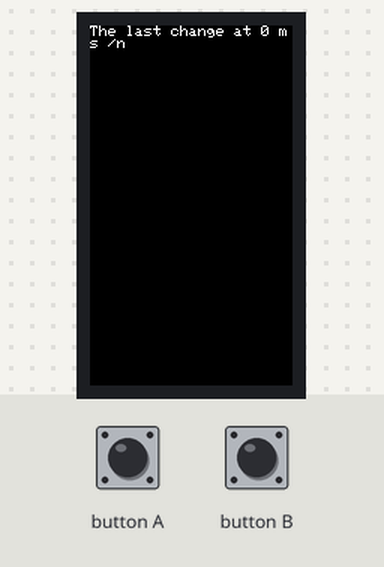
The sketch below on a simulated ESP32. Shown: 135×240 colour display. The test bench sets the inputs (shaded band).

Above: at 1.3 s.
1.4 s: button A pressed for 0.15 s
At 2.2 s:
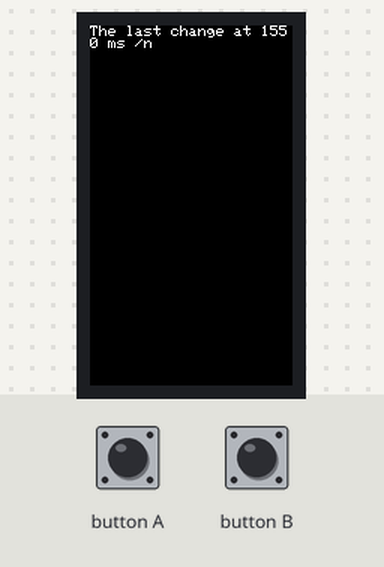
3.0 s: button A pressed for 1 s
At 4.7 s:
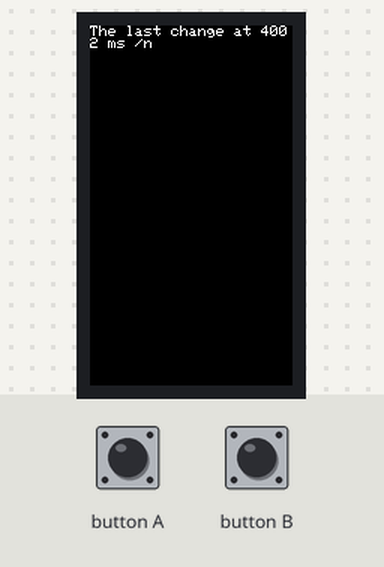
Timing chart, 0 to 6.2 s (numbered marks = the images above; inputs shaded):
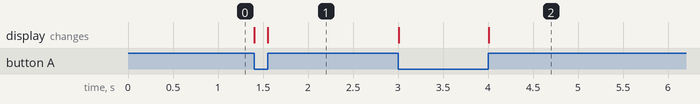

The sketch:

button_2.ino
```cpp
#include <M5StickCPlus.h>

void setup() {
  M5.begin();
  M5.Lcd.println("Please pressed Button A.");
}

void loop() {
  M5.update();
  M5.Lcd.setCursor(0, 0);
  M5.Lcd.printf("The last change at %d ms /n",M5.BtnA.lastChange());
}
```

Measured:
- after the input at 1.4 s, the display: first changes at once (image 1 shows a later state)
- after the input at 3.0 s, the display: first changes at once (image 2 shows a later state)
